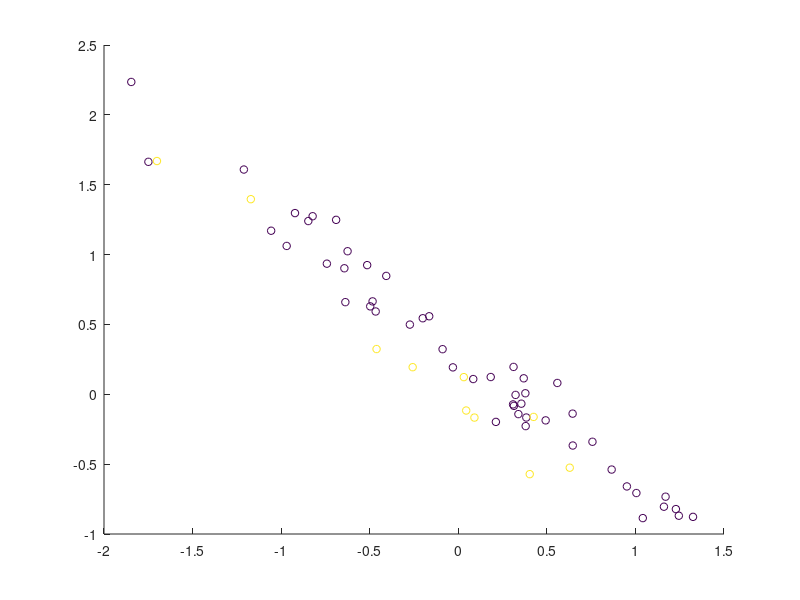

Recreate this plot in MATLAB. (Note: this script raises an error after producing the figure.)
% This script is a demo showing some simple decoding on simulated toy data.
% The toy data are simple matlab matrices and no "real" fMRI or EEG data.

fpath = fileparts(fileparts(mfilename('fullpath')));
addpath(fpath)

clear variables
dbstop if error % if something goes wrong

res_fig = figure;

%% Set the output directory where data will be saved
% cfg.results.dir = % e.g. 'toyresults'
cfg.results.write = 0; % no results are written to disk

cfg.decoding.method = 'classification';

%% generate some toy data
% define number of "runs" and center means
nruns = 10; % lets simulate we have n runs
set2.mean = [0 0];
set1.mean = [.2 .2]; % should have the same dim as set1, otherwise it wont work (and would not make sense, either)

set1.fact = 5
set2.fact = 1

l1 = -1;
l2 = 1;

% data on two shifted lines
labels = [l1 * ones(set1.fact, 1); l2 * ones(set2.fact, 1)];
labels = repmat(labels, nruns, 1);

% set generate point clouds
noise_covariance = .1; % 0: all along one line
signal_covariance = 1; % 0: all on one spot
r = pi/4; % rotation from 0 .. 2pi

%% generate data
clear data data1 data2
data1(:,1) = [set1.mean(1) + randn(set1.fact * nruns, 1) * noise_covariance];
data1(:,2) = [set1.mean(2) + randn(set1.fact * nruns, 1) * signal_covariance];
data(labels == l1, :) = data1;

data2(:,1) = [set2.mean(1) + randn(set2.fact * nruns, 1) * noise_covariance];
data2(:,2) = [set2.mean(2) + randn(set2.fact * nruns, 1) * signal_covariance];
data(labels == l2, :) = data2;

% scatter(data(:, 1), data(:,2), 20, labels+2)
% xlim([-1 3])

%% rotate data
data = data * [cos(r) sin(r); -sin(r) cos(r)];
% hold all
% scatter(data(:, 1), data(:,2), 20, labels)

%% add data description
% save labels
cfg.files.label = labels;

% save run number
cfg.files.chunk = [];
for ri = 1:nruns
    curr_run = ri * ones(set1.fact + set2.fact ,1);
    cfg.files.chunk = [cfg.files.chunk; curr_run];
end

all_chunks = unique(cfg.files.chunk);
all_labels = unique(cfg.files.label);

% save a description
ct = zeros(length(all_labels),length(all_chunks));
for ifile = 1:length(cfg.files.label)
    curr_label = cfg.files.label(ifile);
    curr_chunk = cfg.files.chunk(ifile);
    f1 = all_labels==curr_label; f2 = all_chunks==curr_chunk;
    ct(f1,f2) = ct(f1,f2)+1;
    cfg.files.name(ifile) = {sprintf('class%i_run%i_%i', curr_label, curr_chunk, ct(f1,f2))};
end

% add an empty mask
cfg.files.mask = '';

%% plot the data (if 2d)
if size(data, 2) == 2
    figure(res_fig);
    scatter(data(:, 1), data(:, 2), 30, cfg.files.label + min(cfg.files.label));
end

%% Prepare data for passing
passed_data.data = data;
passed_data.mask_index = 1:size(data, 2); % use all voxels
passed_data.files = cfg.files;
passed_data.hdr = ''; % we don't need a header, because we don't write img-files as output (but mat-files)
passed_data.dim = [length(set1.mean), 1, 1]; % add dimension information of the original data
% passed_data.voxelsize = [1 1 1];


%% Add defaults for the remaining parameters that we did not specify
cfg = decoding_defaults(cfg);

% Set the analysis that should be performed (here we only want to do 1
% decoding)
cfg.analysis = 'wholebrain';
cfg.results.output = {'accuracy', 'model_parameters'}; % add if you want to see the model

%% Nothing needs to be changed below for a standard leave-one-run out cross validation analysis.
% Create a leave-one-run-out cross validation design:
cfg.design = make_design_cv(cfg); 
display_design(cfg);

%% Decoding Parameters

% default: -s 0 -t 0 -c 1 -b 0 -q

% if we use weights, these must be inverse to the amount of data
% e.g., if we use 5 times as much examples for class 1, we need
%   -w-1 1 -w1 5
% so in the example here, we just use .fact of the other set

legstr = {'data'}; % caption for legend

for use_correct_weights = 0:1
    if use_correct_weights
        display('Using correct (balanced) weights')
        weight_str = ['-w-1 ' num2str(set2.fact) ' -w1 ' num2str(set1.fact)];
    else
        display('Using equal weights')
        weight_str = ['-w-1 1 -w1 1'];
    end


    cfg.decoding.train.classification.model_parameters = ['-s 0 -t 0 -c 1000 -b 0 ' weight_str  ' -q'];
    disp(['cfg.decoding.train.classification.model_parameters = ' cfg.decoding.train.classification.model_parameters])
    cfg.design.unbalanced_data = 'ok';
    disp(['cfg.design.unbalanced_data = ' cfg.design.unbalanced_data]);

    %% Run decoding
    [results, cfg] = decoding(cfg, passed_data);

    %% Print decision boundary in figure
    if isfield(results, 'model_parameters')
        figure(res_fig)
        svm_model = results.model_parameters.output(1).model(1); % get the model of the first SVM
        [X, Y] = meshgrid(min(data(:)):.11:max(data(:)));
        Z = X;
        [predicted, acc, decision_values] = svmpredict(zeros(size(X(:))),[X(:), Y(:)],svm_model,cfg.decoding.test.classification.model_parameters);
        Z(:) = decision_values;
        
        if use_correct_weights
            linespec = '-';
        else
            linespec = ':';
        end
        
        hold on
        contour(X,Y,Z, -1:1, linespec);
        hold off
    end
    legstr(end+1) = {weight_str};
    legend(legstr)
end

dbclear if error